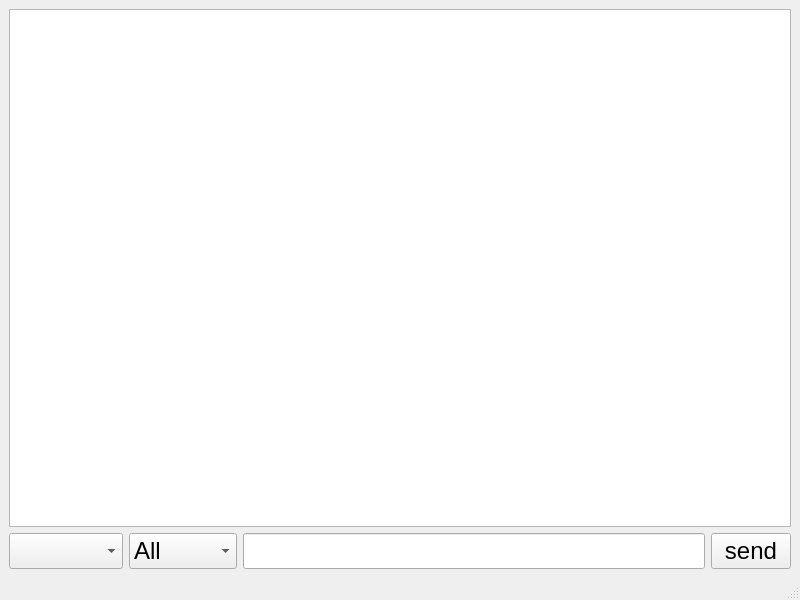
<?xml version="1.0" encoding="UTF-8"?>
<ui version="4.0">
 <class>MainWindow</class>
 <widget class="QMainWindow" name="MainWindow">
  <property name="geometry">
   <rect>
    <x>0</x>
    <y>0</y>
    <width>800</width>
    <height>600</height>
   </rect>
  </property>
  <property name="windowTitle">
   <string>MainWindow</string>
  </property>
  <widget class="QWidget" name="centralwidget">
   <layout class="QGridLayout" name="gridLayout">
    <item row="0" column="0" colspan="4">
     <widget class="QTextEdit" name="textEdit_Client_Messages">
      <property name="font">
       <font>
        <pointsize>24</pointsize>
       </font>
      </property>
     </widget>
    </item>
    <item row="1" column="0">
     <widget class="QComboBox" name="comboBox_Client_List">
      <property name="font">
       <font>
        <pointsize>18</pointsize>
       </font>
      </property>
     </widget>
    </item>
    <item row="1" column="1">
     <widget class="QComboBox" name="combobox2_Send_Message_type">
      <property name="font">
       <font>
        <pointsize>18</pointsize>
       </font>
      </property>
      <item>
       <property name="text">
        <string>All</string>
       </property>
      </item>
      <item>
       <property name="text">
        <string>Aayush</string>
       </property>
      </item>
     </widget>
    </item>
    <item row="1" column="2">
     <widget class="QLineEdit" name="lineEdit_send_message">
      <property name="font">
       <font>
        <pointsize>18</pointsize>
       </font>
      </property>
     </widget>
    </item>
    <item row="1" column="3">
     <widget class="QPushButton" name="push_button_Send">
      <property name="font">
       <font>
        <pointsize>18</pointsize>
       </font>
      </property>
      <property name="text">
       <string>send</string>
      </property>
     </widget>
    </item>
   </layout>
  </widget>
  <widget class="QMenuBar" name="menubar">
   <property name="geometry">
    <rect>
     <x>0</x>
     <y>0</y>
     <width>800</width>
     <height>25</height>
    </rect>
   </property>
  </widget>
  <widget class="QStatusBar" name="statusbar"/>
 </widget>
 <resources/>
 <connections/>
</ui>
